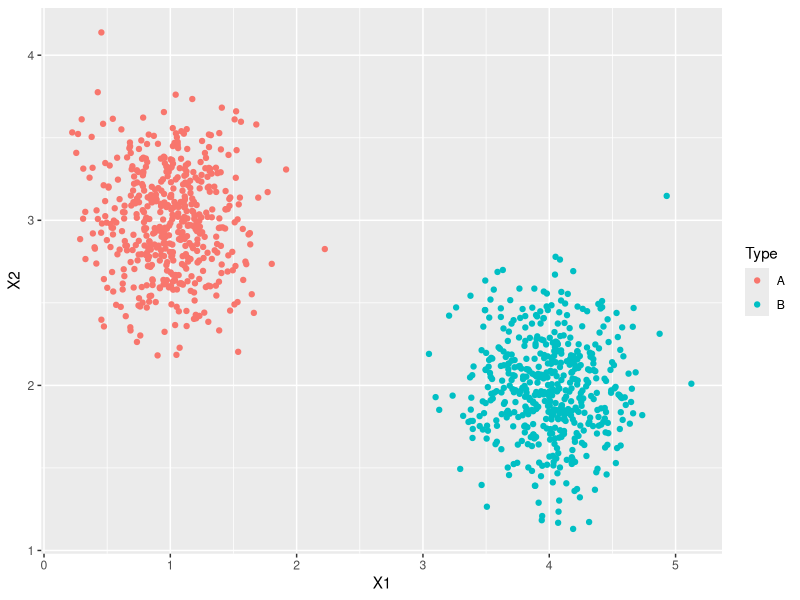
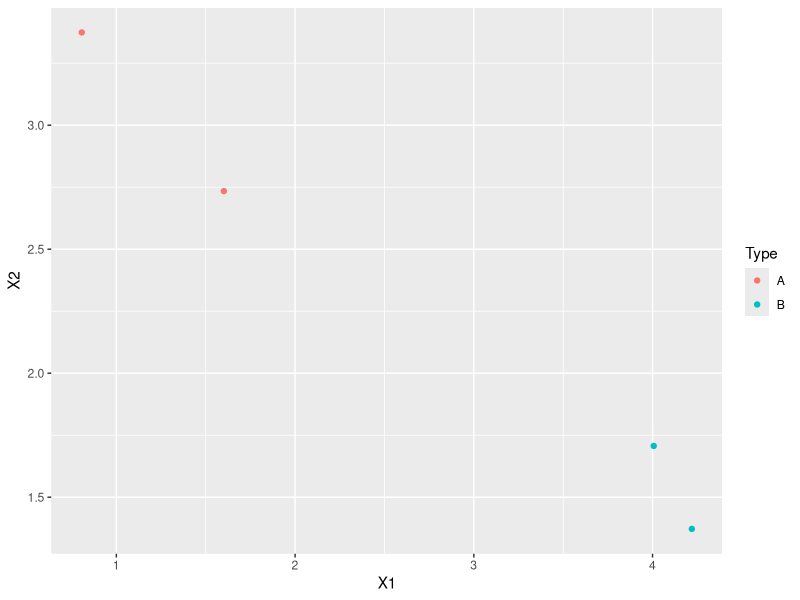
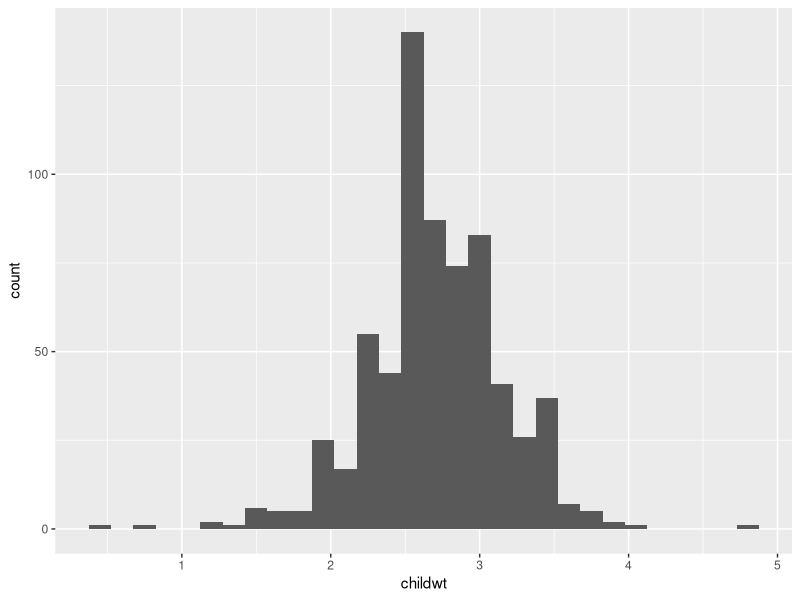

Generate these figures, in order, with R:
## ---- chunk 1
library(tidyverse)
## ---- chunk 2
set.seed(134)
N <- 500
MASS::mvrnorm(n = N, mu = c(1,3), Sigma = diag(c(0.1,0.1))) %>% 
  as.data.frame() %>% 
  mutate(Type = "A") %>% 
  bind_rows({
    MASS::mvrnorm(n = N, mu = c(4,2), Sigma = diag(c(0.1,0.1))) %>% 
      as.data.frame() %>% 
      mutate(Type = "B")
  }) %>% 
  set_names(c(paste0("X",1:2),"Type")) -> dt_cluster

dt_cluster %>% 
  ggplot(aes(x=X1,y=X2)) +
    geom_point(aes(color=Type))
  
## ---- chunk 3
first_four <- dt_cluster %>% 
  group_by(Type) %>% 
  group_modify(~head(.x,2)) %>% 
  ungroup

first_four %>% 
  mutate(across(is.double, ~round(.x,2))) 
## ---- chunk 4
first_four %>% 
  ggplot(aes(X1,X2)) +
    geom_point(aes(color=Type))
## ---- chunk 5
first_four %>% 
  select(-Type) %>% 
  dist %>% 
  as.matrix %>% 
  `dimnames<-`(list(paste0("O_",1:4),paste0("O_",1:4))) 
## ---- chunk 6
read.csv("Saima Khan - Total_data.csv") %>% 
  ggplot(aes(x=childwt)) +
  geom_histogram(binwidth = 0.15)
